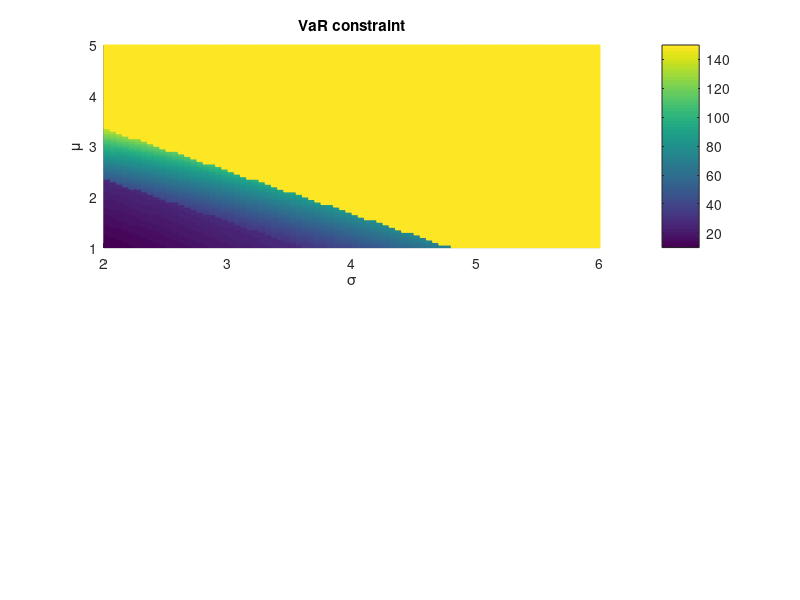

Source code (MATLAB): (Note: this script raises an error after producing the figure.)
clear all
load sens_mu_sig_VAR_HA.mat

for k1=1:length(1:0.05:5)
    for k2=1:length(2:0.05:6)
        if OptCost(k1,k2)==-1
            OptCost(k1,k2)=150;
        end
    end
end
figure 
subplot(2,1,1)

surface(02:0.05:6,1:0.05:5,OptCost,'EdgeColor','flat')
h=colorbar;
xlabel('\sigma')
ylabel('\mu')
title('VaR constraint')
h.Ticks=[30,50:20:150]
h.TickLabels={'30','50','70','90','110','130','Infeasible'}

% clear all
% 
%
subplot(2,1,2)
load sens_mu_sig_CVAR_HA.mat
% 
% % 
% load sens_mu_sig_VAR.mat
for k1=1:length(1:0.05:5)
    for k2=1:length(2:0.05:6)
        if OptCost(k1,k2)==150
            OptCost(k1,k2)=180;
        end
    end
end
surface(2:0.05:6,1:0.05:5,OptCost,'EdgeColor','flat')
h=colorbar;
xlabel('\sigma')
ylabel('\mu')
title('CVaR constraint')
h.Ticks=[30:20:150,170]
h.TickLabels={'30','50','70','90','110','130','150','Infeasible'}